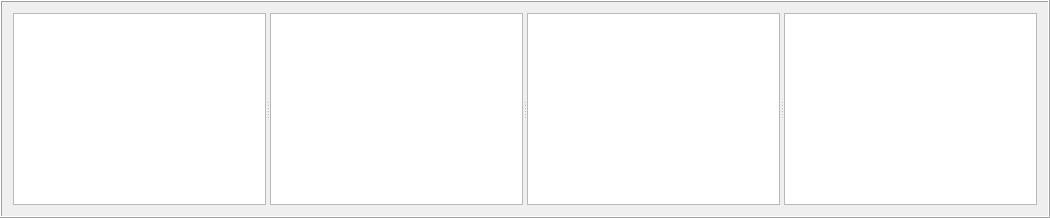
                 <widget class="QFrame" name="frame_11">
                  <property name="minimumSize">
                   <size>
                    <width>0</width>
                    <height>200</height>
                   </size>
                  </property>
                  <property name="frameShape">
                   <enum>QFrame::Box</enum>
                  </property>
                  <property name="frameShadow">
                   <enum>QFrame::Raised</enum>
                  </property>
                  <layout class="QGridLayout" name="gridLayout_2">
                   <item row="0" column="0">
                    <widget class="QSplitter" name="splitter_3">
                     <property name="orientation">
                      <enum>Qt::Horizontal</enum>
                     </property>
                     <widget class="QTableView" name="RegionTableView">
                      <property name="minimumSize">
                       <size>
                        <width>140</width>
                        <height>0</height>
                       </size>
                      </property>
                      <property name="maximumSize">
                       <size>
                        <width>500</width>
                        <height>16777215</height>
                       </size>
                      </property>
                      <property name="baseSize">
                       <size>
                        <width>150</width>
                        <height>0</height>
                       </size>
                      </property>
                      <property name="lineWidth">
                       <number>2</number>
                      </property>
                      <property name="midLineWidth">
                       <number>2</number>
                      </property>
                      <property name="alternatingRowColors">
                       <bool>true</bool>
                      </property>
                      <property name="sortingEnabled">
                       <bool>true</bool>
                      </property>
                     </widget>
                     <widget class="QTableView" name="MarketTableView">
                      <property name="minimumSize">
                       <size>
                        <width>140</width>
                        <height>0</height>
                       </size>
                      </property>
                      <property name="maximumSize">
                       <size>
                        <width>500</width>
                        <height>16777215</height>
                       </size>
                      </property>
                      <property name="alternatingRowColors">
                       <bool>true</bool>
                      </property>
                      <property name="sortingEnabled">
                       <bool>true</bool>
                      </property>
                     </widget>
                     <widget class="QTableView" name="SpeciesTableView">
                      <property name="minimumSize">
                       <size>
                        <width>140</width>
                        <height>0</height>
                       </size>
                      </property>
                      <property name="maximumSize">
                       <size>
                        <width>500</width>
                        <height>16777215</height>
                       </size>
                      </property>
                      <property name="alternatingRowColors">
                       <bool>true</bool>
                      </property>
                      <property name="sortingEnabled">
                       <bool>true</bool>
                      </property>
                     </widget>
                     <widget class="QTableView" name="ProductTableView">
                      <property name="minimumSize">
                       <size>
                        <width>140</width>
                        <height>0</height>
                       </size>
                      </property>
                      <property name="maximumSize">
                       <size>
                        <width>500</width>
                        <height>16777215</height>
                       </size>
                      </property>
                      <property name="alternatingRowColors">
                       <bool>true</bool>
                      </property>
                      <property name="sortingEnabled">
                       <bool>true</bool>
                      </property>
                     </widget>
                    </widget>
                   </item>
                  </layout>
                 </widget>
